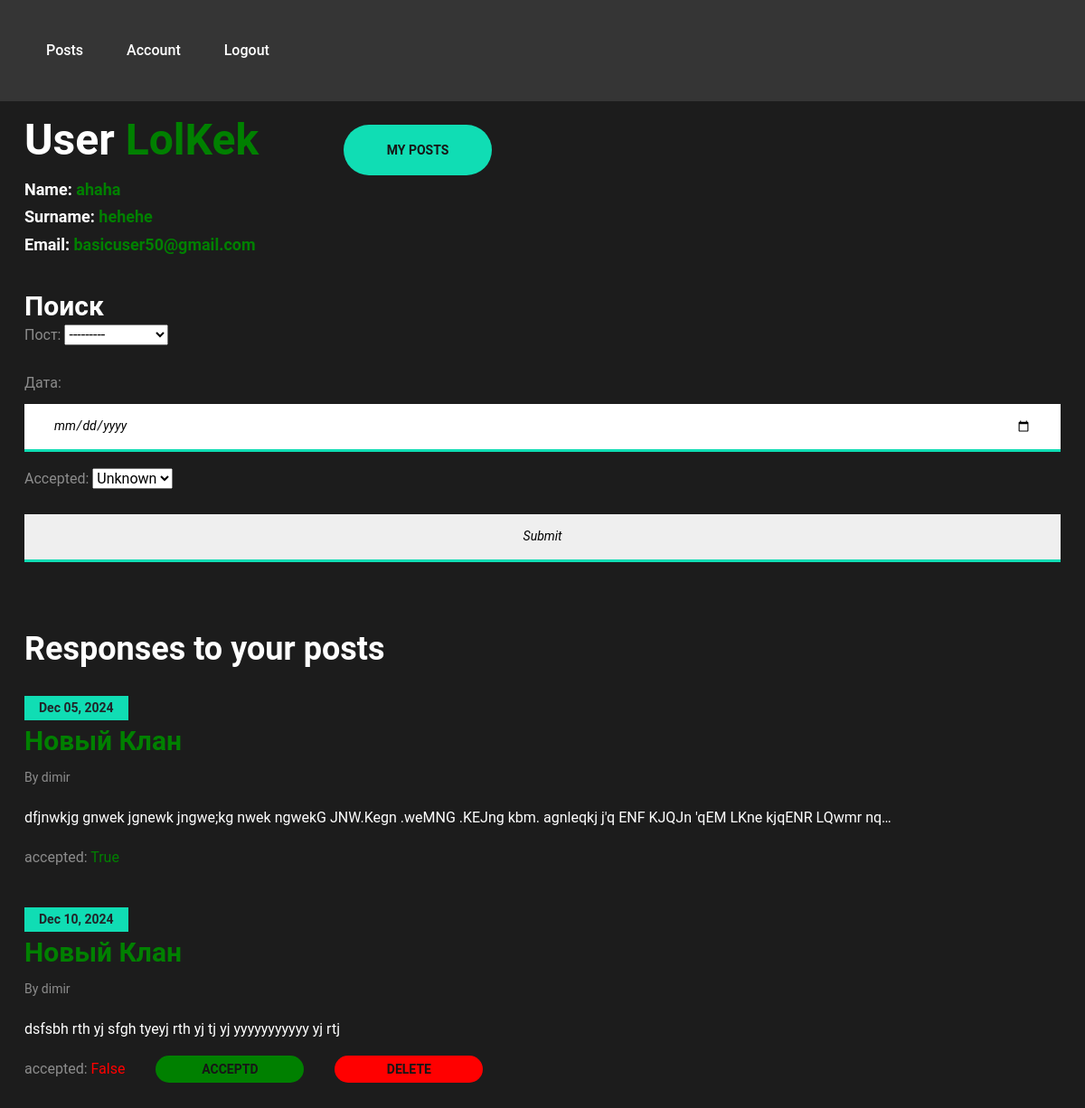
/account/ (signed in), run on the app's committed database.
### board/models.py (models this page shows, shortened)
class PostsResponses(models.Model):
    author = models.ForeignKey(verbose_name='Автор', to=User, on_delete=models.CASCADE)
    post = models.ForeignKey(verbose_name='Объявление', to=Post, on_delete=models.CASCADE)
    text = models.CharField(verbose_name='Текст', max_length=400)
    time_in = models.DateTimeField(auto_now_add=True)
    accepted = models.BooleanField(default=False)

class Post(models.Model):
    author = models.ForeignKey(verbose_name='Автор', to=User, on_delete=models.CASCADE)
    time_in = models.DateField(auto_now_add=True)
    name = models.CharField(verbose_name='Заголовок', max_length=50, default='no name')
    text = models.TextField(verbose_name='Текст')
    category = models.ManyToManyField(Category, verbose_name='Категория', through='PostCategory', blank=False,
                                      related_name='category')
    def get_category(self):
        return ",".join([str(c) for c in self.category.all()])
    get_category.short_description = 'Категория'
    def __str__(self):
        return f'{self.name.title()}'

### account/views.py (the view)
# urls.py: path('', IndexView.as_view(), name='account'),
class IndexView(ListView):
    template_name = 'account/aclog.html'
    model = PostsResponses
    ordering = '-time_in'
    context_object_name = 'myresponses'
    def get_queryset(self):
        user = self.request.user
        queryset = PostsResponses.objects.filter(post__author__id=user.id)
        self.filterset = ResponsesFilter(self.request.GET, queryset, request=user.id)
        return self.filterset.qs
    def get_context_data(self, **kwargs):
        user = self.request.user
        context = super().get_context_data(**kwargs)
        context['filterset'] = self.filterset
        context['post'] = Post.objects.filter(author=user.id)
        return context

### templates/account/aclog.html (shortened to what this page needs)
{% extends 'flatpages/default.html' %}
{% block content %}
<div style="margin-top: 20px">
    <div class="character-info" style="margin-bottom: 40px">
        <h2 style="display: inline-block">User <span style="color: green">{{request.user.username}}</span></h2>
        <a href="{% url 'account_posts' %}" class="site-btn" style="display: inline-block; margin-left: 90px;">My Posts</a>
        <h5>Name: <span style="color: green">{{ request.user.first_name }}</span></h5>
        <h5>Surname: <span style="color: green">{{ request.user.last_name }}</span></h5>
        <h5>Email: <span style="color: green">{{ request.user.email }}</span></h5>
    </div>
    {% if myresponses %}
    <div class="sb-widget">
        <h3 style="color:white">Поиск</h3>
        <form class="sb-search" method="get">
            {{ filterset.form.as_p }}
            <input type="submit" placeholder="Search">
        </form>
    </div>
        <h2 style="color: white; margin-bottom: 30px">Responses to your posts</h2>
        {% for response in myresponses%}
        <div class="blog-post featured-post" style="margin-bottom: 20px">
            <div class="post-date" style="margin-bottom: 5px">{{ response.time_in|date:'M d, Y' }}</div>
            <h3><a href="http://127.0.0.1:8000/posts/{{response.post.id}}" style="color: green">{{ response.post }}</a></h3>
            <div class="post-metas" style="margin-bottom: 15px">
                <div class="post-meta">By {{ response.author }}</div>
            </div>
            <p style="color: white; margin-bottom: 15px">{{ response.text|truncatechars:120 }}</p>
            {% if response.accepted %}
            <p>accepted: <span style="color: green">{{ response.accepted }}</span></p>
            {% else %}
            <p>accepted: <span style="color: red">{{ response.accepted }}</span>
                <a href="{{ response.id }}/accept" class="site-btn" style="display: inline-block; margin-left: 30px; background:green; padding: 8px 15px">Acceptd</a>
                <a href="{{ response.id }}/delete" class="site-btn" style="display: inline-block; margin-left: 30px; background:red; padding: 8px 15px">Delete</a>
            </p>
            {% endif %}
        </div>
        {% endfor %}
    {% else %}
    <h2 style="color: white">No responses to your posts</h2>
    {% endif %}
</div>
{% endblock %}

### static/css/style.css (style rules this page uses)
html, body { height: 100%; font-family: "Roboto", sans-serif; -webkit-font-smoothing: antialiased; font-smoothing: antialiased; }
h1, h2, h3, h4, h5, h6 { margin: 0; color: #111111; font-weight: 700; }
h2 { font-size: 36px; }
h3 { font-size: 30px; }
h5 { font-size: 18px; }
p { font-size: 16px; color: #8c8c8c; line-height: 1.8; }
.site-btn { display: inline-block; border: none; font-size: 14px; font-weight: 600; min-width: 164px; padding: 21px 47px; border-radius: 50px; text-transform: uppercase; background: #10ddb4; color: #161616; line-height: 1; cursor: pointer; text-align: center; }
.blog-post { margin-bottom: 70px; }
.blog-post .post-date { display: inline-block; font-size: 14px; font-weight: 700; padding: 3px 16px; margin-bottom: 25px; background: #10ddb4; }
.blog-post h3 { color: #fff; margin-bottom: 10px; }
.blog-post .post-metas { margin-bottom: 30px; }
.blog-post .post-metas .post-meta { position: relative; display: inline-block; color: #8c8c8c; font-size: 14px; padding-right: 15px; margin-right: 14px; margin-bottom: 5px; }
.blog-post .post-metas .post-meta:after { position: absolute; content: "|"; right: 0; top: 0; color: #8c8c8c; font-size: 14px; }
.blog-post .post-metas .post-meta:last-child { margin-right: 0; padding-right: 0; }
.blog-post .post-metas .post-meta:last-child:after { display: none; }
.blog-post.featured-post, .blog-post.review-post, .blog-post.single-post { margin-bottom: 80px; }
.blog-post.featured-post p, .blog-post.review-post p, .blog-post.single-post p { margin-bottom: 40px; }
.sb-widget { margin-bottom: 75px; }
.sb-widget .sb-search input { width: 100%; height: 53px; font-size: 14px; font-style: italic; padding: 0 32px; border: none; border-bottom: 3px solid #10ddb4; }
.character-info h2 { font-size: 48px; color: #fff; margin-bottom: 15px; }
.character-info h5 { color: #fff; margin-bottom: 9px; }

### data on the page
PostsResponses: time_in "Dec 05, 2024", post "Новый Клан", author "dimir", text "dfjnwkjg gnwek jgnewk jngwe;kg nwek ngwekG JNW.Kegn .weMNG .KEJng kbm. agnleqkj j'q ENF KJQJn 'qEM LKne kjqENR LQwmr nq…", accepted "True"
PostsResponses: time_in "Dec 10, 2024", post "Новый Клан", author "dimir", text "dsfsbh rth yj sfgh tyeyj rth yj tj yj yyyyyyyyyyy yj rtj", accepted "False"

### other printed values
{{ request.user.username }} "LolKek"
{{ request.user.first_name }} "ahaha"
{{ request.user.last_name }} "hehehe"
{{ request.user.email }} "basicuser50@gmail.com"
